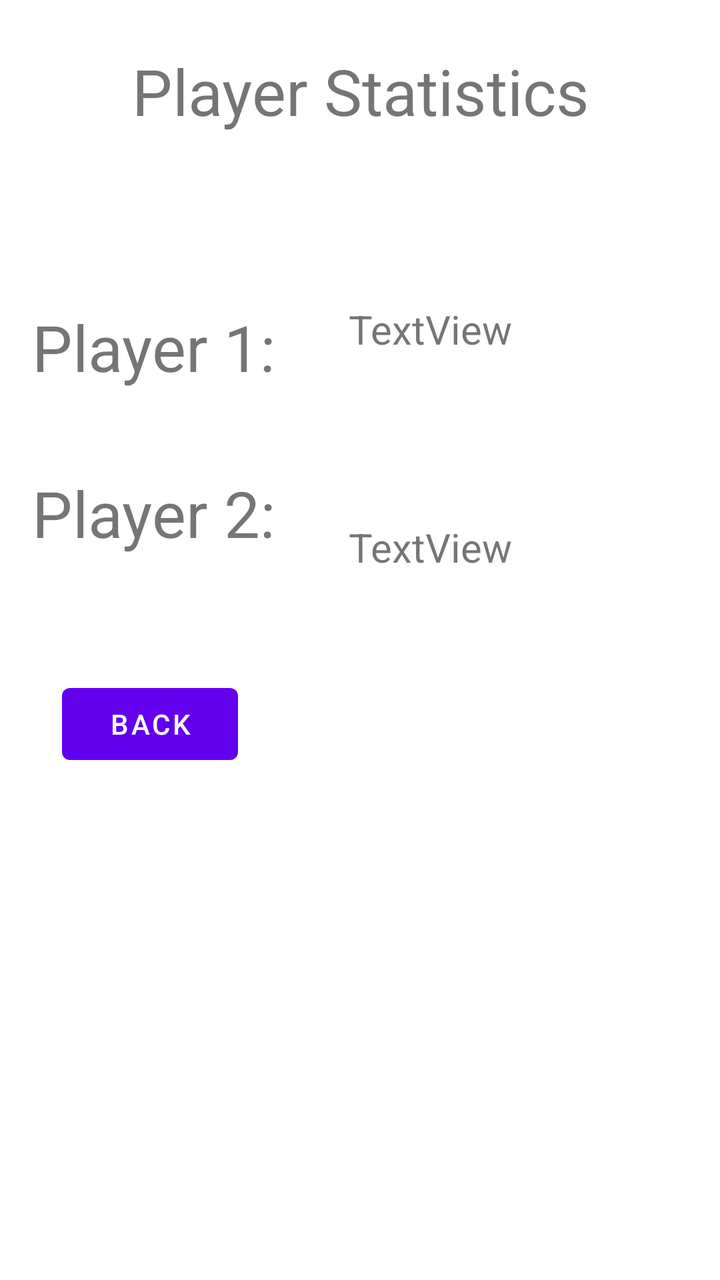
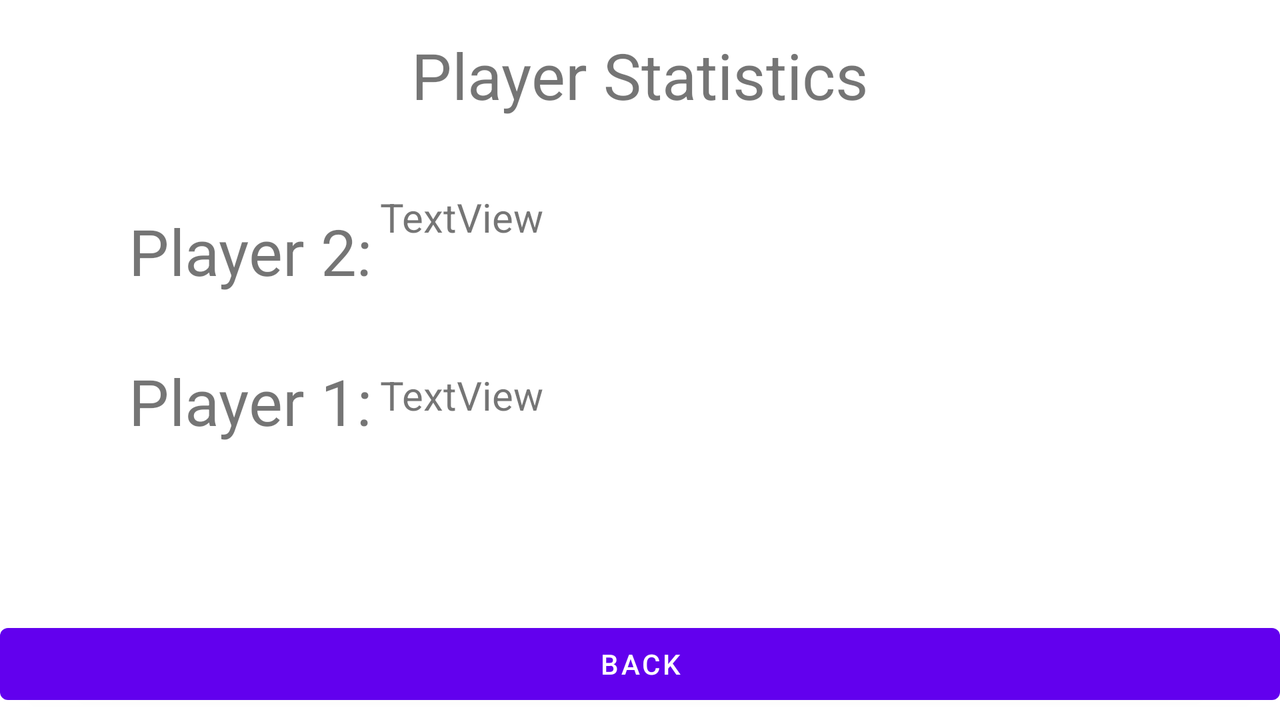

An Android layout and its configuration variant, each rendered on a device that would load it. The default file and the variant file are quoted in full after the pictures.
<!-- AndroidManifest.xml: application theme Theme.TicTacToePM -->
<!-- res/layout/game_stats.xml -->
<?xml version="1.0" encoding="utf-8"?>
<androidx.constraintlayout.widget.ConstraintLayout xmlns:android="http://schemas.android.com/apk/res/android"
    xmlns:app="http://schemas.android.com/apk/res-auto"
    xmlns:tools="http://schemas.android.com/tools"
    android:layout_width="match_parent"
    android:layout_height="match_parent">

    <TextView
        android:id="@+id/stats_header"
        android:layout_width="wrap_content"
        android:layout_height="wrap_content"
        android:layout_marginTop="24dp"
        android:text="Player Statistics"
        android:textAlignment="center"
        android:textSize="32sp"
        app:layout_constraintEnd_toEndOf="parent"
        app:layout_constraintStart_toStartOf="parent"
        app:layout_constraintTop_toTopOf="parent" />

    <TextView
        android:id="@+id/player1_name_stats"
        android:layout_width="wrap_content"
        android:layout_height="wrap_content"
        android:layout_marginStart="16dp"
        android:layout_marginTop="152dp"
        android:text="Player 1:"
        android:textSize="32sp"
        app:layout_constraintStart_toStartOf="parent"
        app:layout_constraintTop_toTopOf="parent" />

    <TextView
        android:id="@+id/Player2_stats"
        android:layout_width="205dp"
        android:layout_height="69dp"
        android:layout_marginStart="56dp"
        android:layout_marginTop="84dp"
        android:text="TextView"
        android:textSize="20sp"
        app:layout_constraintEnd_toEndOf="parent"
        app:layout_constraintStart_toEndOf="@+id/player1_name_stats"
        app:layout_constraintTop_toBottomOf="@+id/stats_header" />

    <TextView
        android:id="@+id/player2_name_stats"
        android:layout_width="wrap_content"
        android:layout_height="wrap_content"
        android:layout_marginStart="16dp"
        android:layout_marginTop="40dp"
        android:text="Player 2:"
        android:textSize="32sp"
        app:layout_constraintStart_toStartOf="parent"
        app:layout_constraintTop_toBottomOf="@+id/player1_name_stats" />

    <TextView
        android:id="@+id/Player1_stats"
        android:layout_width="205dp"
        android:layout_height="69dp"
        android:layout_marginStart="56dp"
        android:layout_marginTop="40dp"
        android:text="TextView"
        android:textSize="20sp"
        app:layout_constraintEnd_toEndOf="parent"
        app:layout_constraintStart_toEndOf="@+id/player2_name_stats"
        app:layout_constraintTop_toBottomOf="@+id/Player2_stats" />

    <Button
        android:id="@+id/btn_back"
        android:layout_width="wrap_content"
        android:layout_height="wrap_content"
        android:layout_marginTop="60dp"
        android:text="Back"
        app:layout_constraintEnd_toEndOf="parent"
        app:layout_constraintHorizontal_bias="0.114"
        app:layout_constraintStart_toStartOf="parent"
        app:layout_constraintTop_toBottomOf="@+id/player2_name_stats" />

</androidx.constraintlayout.widget.ConstraintLayout>
<!-- resources referenced by this layout -->
<resources>
  <style name="Theme.TicTacToePM" parent="Theme.MaterialComponents.DayNight.DarkActionBar">
          
          <item name="colorPrimary">@color/purple_500</item>
          <item name="colorPrimaryVariant">@color/purple_700</item>
          <item name="colorOnPrimary">@color/white</item>
          
          <item name="colorSecondary">@color/teal_200</item>
          <item name="colorSecondaryVariant">@color/teal_700</item>
          <item name="colorOnSecondary">@color/black</item>
          
          <item name="android:statusBarColor">?attr/colorPrimaryVariant</item>
          
      </style>
</resources>
<!-- res/layout-land/game_stats.xml (the repository's variant of the layout above) -->
<!-- drawn on the phone turned sideways -->
<?xml version="1.0" encoding="utf-8"?>
<androidx.constraintlayout.widget.ConstraintLayout xmlns:android="http://schemas.android.com/apk/res/android"
    xmlns:app="http://schemas.android.com/apk/res-auto"
    xmlns:tools="http://schemas.android.com/tools"
    android:layout_width="match_parent"
    android:layout_height="match_parent">

    <Button
        android:id="@+id/btn_back"
        android:layout_width="0dp"
        android:layout_height="wrap_content"
        android:layout_marginBottom="4dp"
        android:text="Back"
        app:layout_constraintBottom_toBottomOf="parent"
        app:layout_constraintEnd_toEndOf="parent"
        app:layout_constraintHorizontal_bias="0.0"
        app:layout_constraintStart_toStartOf="parent" />

    <TextView
        android:id="@+id/Player1_stats"
        android:layout_width="434dp"
        android:layout_height="53dp"
        android:layout_marginTop="36dp"
        android:layout_marginEnd="16dp"
        android:text="TextView"
        android:textSize="20sp"
        app:layout_constraintEnd_toEndOf="parent"
        app:layout_constraintTop_toBottomOf="@+id/Player2_stats" />

    <TextView
        android:id="@+id/Player2_stats"
        android:layout_width="434sp"
        android:layout_height="53sp"
        android:layout_marginTop="36dp"
        android:layout_marginEnd="16dp"
        android:text="TextView"
        android:textSize="20sp"
        app:layout_constraintEnd_toEndOf="parent"
        app:layout_constraintTop_toBottomOf="@+id/stats_header2" />

    <TextView
        android:id="@+id/player1_name_stats"
        android:layout_width="wrap_content"
        android:layout_height="wrap_content"
        android:layout_marginStart="64dp"
        android:layout_marginTop="104dp"
        android:text="Player 2:"
        android:textAlignment="center"
        android:textSize="32sp"
        app:layout_constraintEnd_toStartOf="@+id/Player2_stats"
        app:layout_constraintHorizontal_bias="0.072"
        app:layout_constraintStart_toStartOf="parent"
        app:layout_constraintTop_toTopOf="parent" />

    <TextView
        android:id="@+id/player2_name_stats"
        android:layout_width="wrap_content"
        android:layout_height="wrap_content"
        android:layout_marginStart="64dp"
        android:layout_marginTop="32dp"
        android:text="Player 1:"
        android:textAlignment="center"
        android:textSize="32sp"
        app:layout_constraintEnd_toStartOf="@+id/Player1_stats"
        app:layout_constraintHorizontal_bias="0.06"
        app:layout_constraintStart_toStartOf="parent"
        app:layout_constraintTop_toBottomOf="@+id/player1_name_stats" />

    <TextView
        android:id="@+id/stats_header2"
        android:layout_width="wrap_content"
        android:layout_height="wrap_content"
        android:layout_marginTop="16dp"
        android:text="Player Statistics"
        android:textAlignment="center"
        android:textSize="32sp"
        app:layout_constraintEnd_toEndOf="parent"
        app:layout_constraintHorizontal_bias="0.499"
        app:layout_constraintStart_toStartOf="parent"
        app:layout_constraintTop_toTopOf="parent" />
</androidx.constraintlayout.widget.ConstraintLayout>
